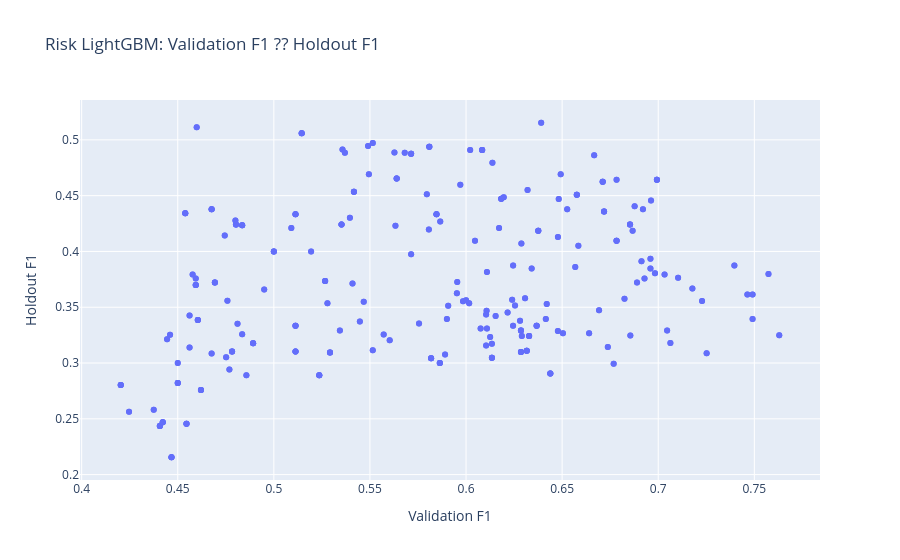

Notebook code for this chart:
### Markdown cell above
## 2. Risk LightGBM ?? ??

Risk LightGBM? ????? ???? ? ?? ??? ???? ???? supervised ????.

?? ??? LightGBM? ?? ???? ??? validation?? ???? holdout?? ?? ????.

### Code cell
if not risk.empty:
    risk_val = risk[risk["split"].eq("validation")].copy()
    risk_hold = risk[risk["split"].eq("holdout")].copy()
    top_val = risk_val.sort_values("f1", ascending=False).head(10)[["candidate_id", "f1", "recall", "precision", "false_positive_rate", "roc_auc", "average_precision"]]
    top_hold = risk_hold.sort_values("f1", ascending=False).head(10)[["candidate_id", "f1", "recall", "precision", "false_positive_rate", "roc_auc", "average_precision"]]
    display(top_val.rename(columns={"candidate_id": "?? ID", "f1": "Validation F1", "recall": "???", "precision": "???", "false_positive_rate": "???", "roc_auc": "ROC-AUC", "average_precision": "AP"}))
    display(top_hold.rename(columns={"candidate_id": "?? ID", "f1": "Holdout F1", "recall": "???", "precision": "???", "false_positive_rate": "???", "roc_auc": "ROC-AUC", "average_precision": "AP"}))

    merged = risk_val[["candidate_id", "f1", "recall", "false_positive_rate"]].merge(
        risk_hold[["candidate_id", "f1", "recall", "false_positive_rate"]],
        on="candidate_id",
        suffixes=("_validation", "_holdout"),
    )
    fig = px.scatter(
        merged,
        x="f1_validation",
        y="f1_holdout",
        hover_data=["candidate_id", "recall_validation", "recall_holdout", "false_positive_rate_validation", "false_positive_rate_holdout"],
        title="Risk LightGBM: Validation F1 ?? Holdout F1",
        labels={"f1_validation": "Validation F1", "f1_holdout": "Holdout F1"},
    )
    fig.show()

### Figure 1 — Plotly figure (JSON) as saved in the notebook; plotly's stock layout.template omitted (floating-point values rounded to 4 significant figures; data arrays with more than 128 entries replaced by an {"elided": "..."} marker saying what was removed)
{"data": [{"customdata": {"elided": "432x5 float values"}, "hovertemplate": "Validation F1=%{x}<br>Holdout F1=%{y}<br>candidate_id=%{customdata[0]}<br>recall_validation=%{customdata[1]}<br>recall_holdout=%{customdata[2]}<br>false_positive_rate_validation=%{customdata[3]}<br>false_positive_rate_holdout=%{customdata[4]}<extra></extra>", "legendgroup": "", "marker": {"color": "#636efa", "symbol": "circle"}, "mode": "markers", "name": "", "orientation": "v", "showlegend": false, "type": "scatter", "x": {"elided": "432 float values"}, "xaxis": "x", "y": {"elided": "432 float values"}, "yaxis": "y"}], "layout": {"legend": {"tracegroupgap": 0}, "title": {"text": "Risk LightGBM: Validation F1 ?? Holdout F1"}, "xaxis": {"anchor": "y", "domain": [0.0, 1.0], "title": {"text": "Validation F1"}}, "yaxis": {"anchor": "x", "domain": [0.0, 1.0], "title": {"text": "Holdout F1"}}}}
